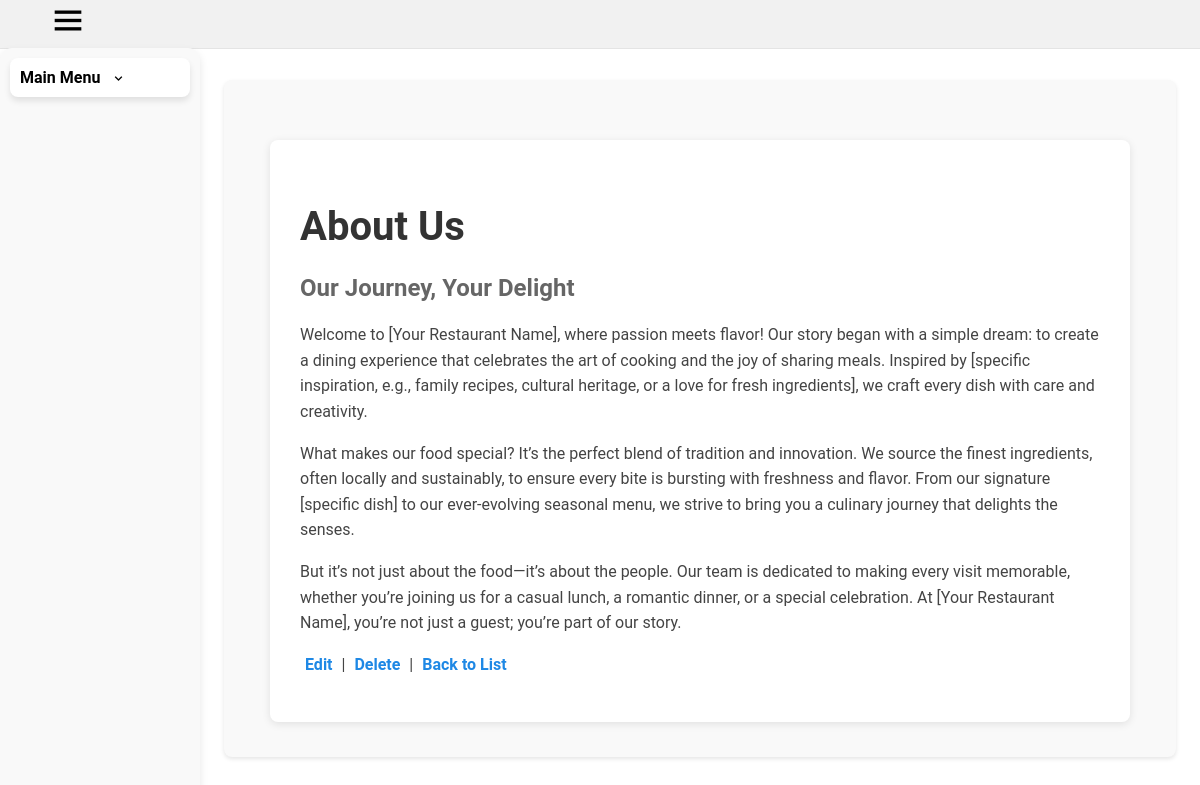
Page /about/1/ on the committed database.
### base/models.py (models this page shows, shortened)
class AboutSection(models.Model):
    title = models.CharField(max_length=255, default="About Us")
    subtitle = models.CharField(max_length=255, default="Our Journey, Your Delight")
    paragraph1 = models.TextField(default="Welcome to [Your Restaurant Name], where passion meets flavor! Our story began with a simple dream: to create a dining experience that celebrates the art of cooking and the joy of sharing meals. Inspired by [specific inspiration, e.g., family recipes, cultural heritage, or a love for fresh ingredients], we craft every dish with care and creativity.")
    paragraph2 = models.TextField(default="What makes our food special? It’s the perfect blend of tradition and innovation. We source the finest ingredients, often locally and sustainably, to ensure every bite is bursting with freshness and flavor. From our signature [specific dish] to our ever-evolving seasonal menu, we strive to bring you a culinary journey that delights the senses.")
    paragraph3 = models.TextField(default="But it’s not just about the food—it’s about the people. Our team is dedicated to making every visit memorable, whether you’re joining us for a casual lunch, a romantic dinner, or a special celebration. At [Your Restaurant Name], you’re not just a guest; you’re part of our story.")

### base/views.py (the view)
# urls.py: path('about/<int:pk>/', views.AboutSectionDetailView.as_view(), name='about_section_detail'),
class AboutSectionDetailView(DetailView):
    model = AboutSection
    template_name = 'base/about_section_detail.html'

### base/templates/base/about_section_detail.html (shortened to what this page needs)
{% extends "dashboard/base.html" %}
{% block content %}
<div class="about-detail">
  <h1>{{ object.title }}</h1>
  <h3>{{ object.subtitle }}</h3>
  <p>{{ object.paragraph1 }}</p>
  <p>{{ object.paragraph2 }}</p>
  <p>{{ object.paragraph3 }}</p>
  <p>
    <a href="{% url 'base:about_section_update' object.pk %}">Edit</a> |
    <a href="{% url 'base:about_section_delete' object.pk %}">Delete</a> |
    <a href="{% url 'base:about_section_list' %}">Back to List</a>
  </p>
</div>
{% endblock %}

### dashboard/static/dashboard/css/styles.css (style rules this page uses)
body { overflow: scroll; overflow-x: hidden; font-family: Roboto, Arial; margin: 0; padding-top: 80px; padding-left: 96px; padding-right: 24px; background-color: white }
.container div { margin-bottom: 15px; }
.container p { color: #666; }

### base/templates/base/about_section_detail.html (style rules this page uses)
.about-detail { max-width: 800px; margin: 40px auto; padding: 30px; background: #fff; border-radius: 8px; box-shadow: 0 2px 8px rgba(0,0,0,0.1); }
.about-detail h1 { font-size: 2.5em; margin-bottom: 10px; color: #333; }
.about-detail h3 { font-size: 1.5em; margin-bottom: 20px; color: #666; }
.about-detail p { font-size: 1em; line-height: 1.6; color: #444; margin-bottom: 15px; }
.about-detail a { color: #1E88E5; text-decoration: none; font-weight: bold; margin: 0 5px; }

### rows in the picture
AboutSection: title "About Us", subtitle "Our Journey, Your Delight", paragraph1 "Welcome to [Your Restaurant Name], where passion meets flavor! Our story began with a simple dream: to create a dining experience that celebrates the art of cooking and the joy of sharing meals. Inspired by [specific inspiration, e.g., family recipes, cultural heritage, or a love for fresh ingredients], we craft every dish with care and creativity.", paragraph2 "What makes our food special? It’s the perfect blend of tradition and innovation. We source the finest ingredients, often locally and sustainably, to ensure every bite is bursting with freshness and flavor. From our signature [specific dish] to our ever-evolving seasonal menu, we strive to bring you a culinary journey that delights the senses.", paragraph3 "But it’s not just about the food—it’s about the people. Our team is dedicated to making every visit memorable, whether you’re joining us for a casual lunch, a romantic dinner, or a special celebration. At [Your Restaurant Name], you’re not just a guest; you’re part of our story."
